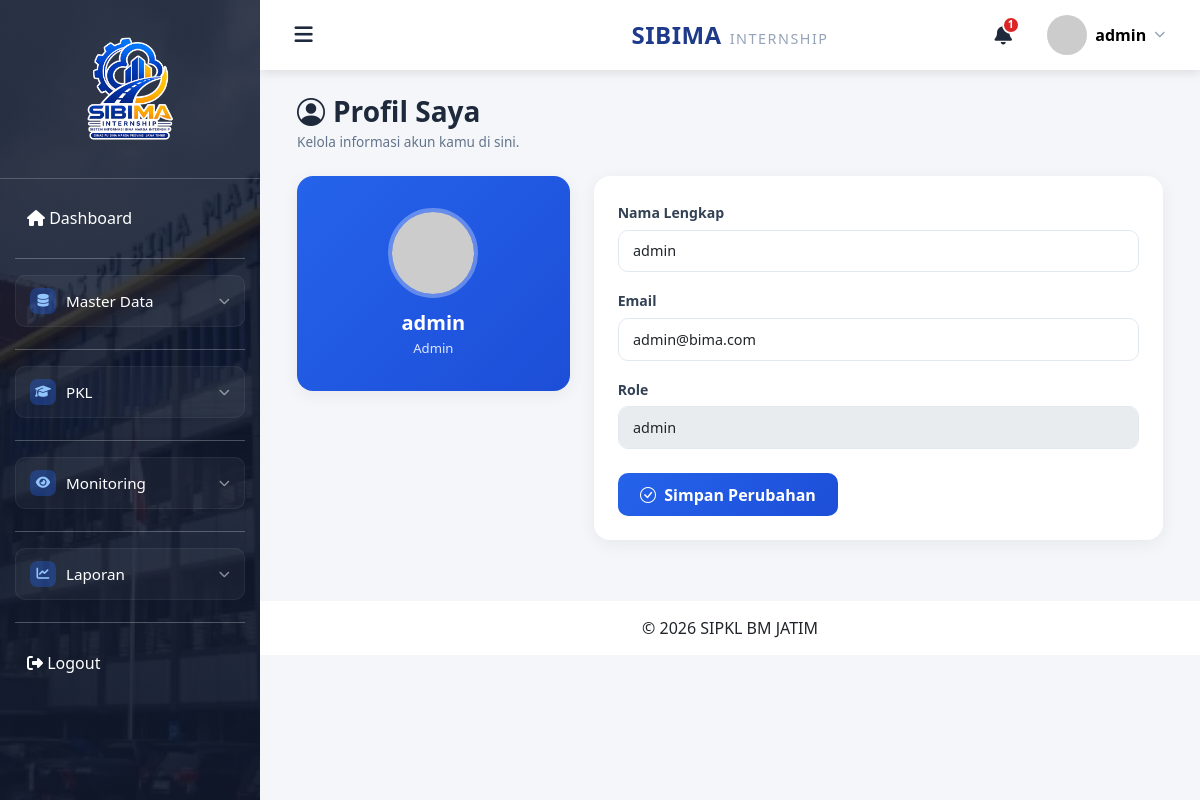
/admin/profil.php (signed in), run on the app's committed database.
### tables this page shows
CREATE TABLE `users` (
  `id` bigint(20) NOT NULL,
  `role_id` bigint(20) NOT NULL,
  `name` varchar(100) NOT NULL,
  `email` varchar(100) NOT NULL,
  `password` varchar(255) NOT NULL,
  `status` enum('aktif','nonaktif') DEFAULT 'aktif',
  `remember_token` varchar(100) DEFAULT NULL,
  `created_at` timestamp NULL DEFAULT NULL,
  `updated_at` timestamp NULL DEFAULT NULL
);

### admin/profil.php (the view, shortened to what this page needs)
<?php
include "../config/config.php";
$idUser = $_SESSION['id'];
$query = mysqli_query($conn, "SELECT * FROM users WHERE id = '$idUser'");
$user = mysqli_fetch_assoc($query);
include "../include/header.php";
include "../include/navbar.php";
include "../include/sidebar.php";
?>
<div class="container-fluid">
    <div class="page-header-bar">
        <div>
            <h3><i class="bi bi-person-circle me-2"></i>Profil Saya</h3>
            <p>Kelola informasi akun kamu di sini.</p>
        </div>
    </div>
    <div class="row">
        <div class="col-md-4 mb-3">
            <div class="card profile-card">
                <div class="profile-banner">
                    <img
                    src="https://ui-avatars.com/api/?name=<?= urlencode($user['name']) ?>&background=ffffff&color=2563eb&size=90"
                    class="rounded-circle"
                    width="90">
                    <h5><?= $user['name']; ?></h5>
                    <span><?= isset($_SESSION['role']) ? $_SESSION['role'] : 'Admin'; ?></span>
                </div>
            </div>
        </div>
        <div class="col-md-8 mb-3">
            <div class="card profile-card">
                <div class="card-body p-4">
                    <form method="POST">
                        <div class="mb-3">
                            <label class="form-label-custom">Nama Lengkap</label>
                            <input type="text" name="nama" class="form-control form-control-custom"
                                   value="<?= $user['name']; ?>" required>
                        </div>
                        <div class="mb-3">
                            <label class="form-label-custom">Email</label>
                            <input type="email" name="email" class="form-control form-control-custom"
                                   value="<?= $user['email']; ?>" required>
                        </div>
                        <div class="mb-4">
                            <label class="form-label-custom">Role</label>
                            <input type="text" class="form-control form-control-custom"
                                   value="<?= isset($_SESSION['role']) ? $_SESSION['role'] : '-'; ?>" disabled>
                        </div>
                        <button type="submit" name="update_profil" class="btn btn-simpan">
                            <i class="bi bi-check-circle me-1"></i> Simpan Perubahan
                        </button>
                    </form>
                </div>
            </div>
        </div>
    </div>
</div>
<?php
include "../include/footer.php";
?>

### assets/css/style.css (style rules this page uses)
* { margin:0; padding:0; box-sizing:border-box; }
body { background:#f4f6f9; font-family:'Segoe UI',sans-serif; }
.card { border:none; border-radius:15px; box-shadow:0 5px 15px rgba(0,0,0,.08); }

### admin/profil.php (style rules this page uses)
.page-header-bar { display: flex; justify-content: space-between; align-items: center; margin-bottom: 1.5rem; }
.page-header-bar h3 { font-weight: 700; color: #1e293b; margin: 0; }
.page-header-bar p { color: #64748b; font-size: 0.85rem; margin: 0.2rem 0 0; }
.profile-card { border: none; border-radius: 16px; box-shadow: 0 4px 18px rgba(0,0,0,0.06); overflow: hidden; }
.profile-banner { background: linear-gradient(135deg, #2563eb, #1d4ed8); padding: 2rem 1.5rem; text-align: center; color: #fff; }
.profile-banner img { border: 4px solid rgba(255,255,255,.3); margin-bottom: 0.8rem; }
.profile-banner h5 { margin: 0; font-weight: 700; }
.profile-banner span { font-size: 0.82rem; opacity: 0.85; text-transform: capitalize; }
.form-label-custom { font-weight: 600; color: #334155; font-size: 0.88rem; margin-bottom: 0.4rem; }
.form-control-custom { border-radius: 10px; border: 1.5px solid #e2e8f0; padding: 0.6rem 0.9rem; font-size: 0.9rem; }
.btn-simpan { border-radius: 10px; font-weight: 600; padding: 0.6rem 1.4rem; background: linear-gradient(135deg, #2563eb, #1d4ed8); border: none; color: #fff; }

### data on the page
users: name "admin", nama "admin", email "admin@bima.com"

### other printed values
$totalNotifikasi "1"
$_SESSION['nama'] "admin"
$_SESSION['role'] "Admin"
